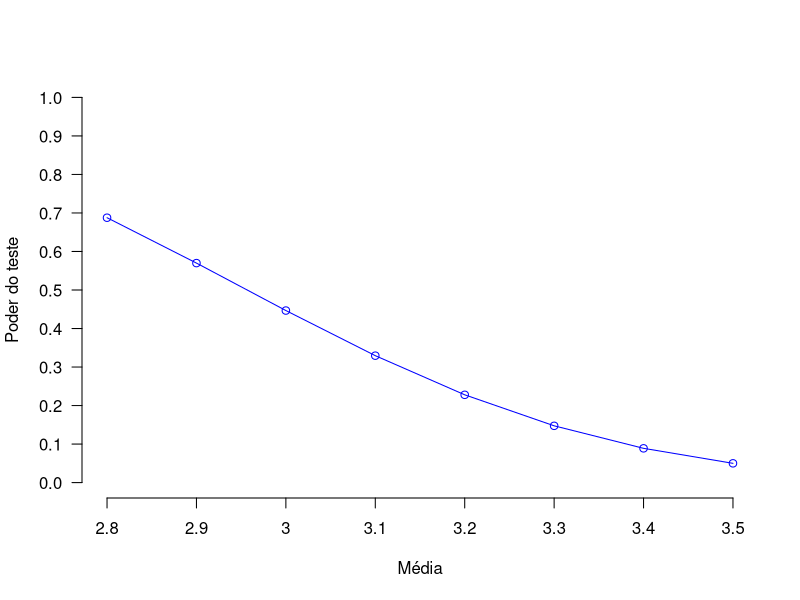

The R script that drew this image:
library(pwr)

poder_do_teste = function(p, p0) {
	h = ES.h(p, p0)
	poder = pwr.p.test(h, n=200, sig.level=0.05, power=NULL, alternative="less")
	poder[[4]]
} 

poder = c(
poder_do_teste(0.28, 0.35),
poder_do_teste(0.29, 0.35),
poder_do_teste(0.3, 0.35),
poder_do_teste(0.31, 0.35),
poder_do_teste(0.32, 0.35),
poder_do_teste(0.33, 0.35),
poder_do_teste(0.34, 0.35),
poder_do_teste(0.35, 0.35)
)

pdf("podeDoTesteProporcao.pdf")
plot(poder, type="o", col="blue", ylim=c(0,1), axes=FALSE, ann=FALSE)

axis(1, at=1:8, lab=c(2.8, 2.9, 3, 3.1, 3.2, 3.3, 3.4, 3.5))
title(xlab="Média", col.lab="black")

axis(2, las=1, at=c(0, 0.1, 0.2, 0.3, 0.4, 0.5, 0.6, 0.7, 0.8, 0.9, 1))
title(ylab="Poder do teste", col.lab="black")
